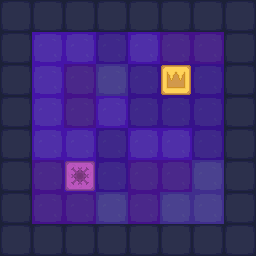

This game map was drawn from its Tiled (.tmx) file and the tilesets committed beside it. A one-line description and the full map source follow:
An orthogonal 8x8 tile map with 32x32 px tiles, 2 tile layers (background, interactable) and 5 objects.

<map version="1.10" tiledversion="1.11.2" orientation="orthogonal" renderorder="right-down" width="8" height="8" tilewidth="32" tileheight="32" infinite="0" nextlayerid="5" nextobjectid="9">
 <tileset firstgid="1" source="gamefield.tsx" />
 <layer id="1" name="background" width="8" height="8">
  <data encoding="csv">
13,13,13,13,13,13,13,13,
13,1,1,2,1,11,11,13,
13,1,11,12,2,2,2,13,
13,1,11,1,2,2,2,13,
13,1,1,2,1,1,2,13,
13,11,1,2,11,11,12,13,
13,11,11,12,11,12,12,13,
13,13,13,13,13,13,13,13
</data>
 </layer>
 <layer id="2" name="interactable" width="8" height="8">
  <data encoding="csv">
0,0,0,0,0,0,0,0,
0,0,0,0,0,0,0,0,
0,0,0,0,0,22,0,0,
0,0,0,0,0,0,0,0,
0,0,0,0,0,0,0,0,
0,0,21,0,0,0,0,0,
0,0,0,0,0,0,0,0,
0,0,0,0,0,0,0,0
</data>
 </layer>
 <objectgroup id="3" name="walls">
  <object id="1" x="6" y="3.5" width="245" height="22" />
  <object id="2" x="229.5" y="35" width="23.5" height="213.5" />
  <object id="3" x="3" y="228.5" width="218.5" height="18" />
  <object id="4" x="3.5" y="34" width="22" height="187.5" />
 </objectgroup>
 <objectgroup id="4" name="zones">
  <object id="6" x="163" y="69" width="24.5" height="21">
   <properties>
    <property name="type" value="win" />
   </properties>
  </object>
 </objectgroup>
</map>
